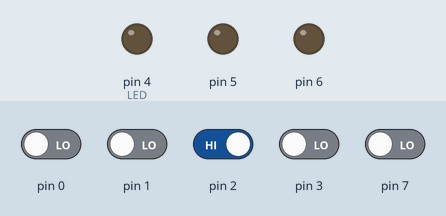
Simulated run of this sketch. Board: Arduino Uno, built for the host (arithmetic inside an expression is 32-bit, double 64-bit). Parts: output pins drawn as LEDs (lit = HIGH). Inputs (shaded band) come from the test bench; at power-on: pin 2 HIGH, pin 0, pin 1, pin 3, pin 7 LOW.

Above: at 1.2 s.
1.3 s: pin 2 driven LOW
At 2.1 s:
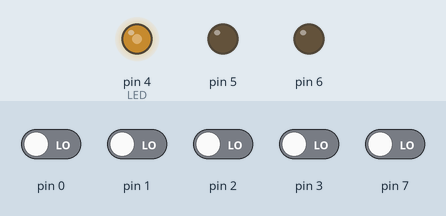
2.8 s: pin 2 driven HIGH
At 4.0 s:
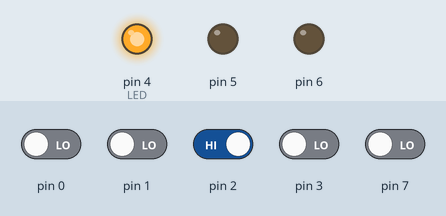
Timing chart, 0 to 5.8 s (numbered marks = the images above; inputs shaded):
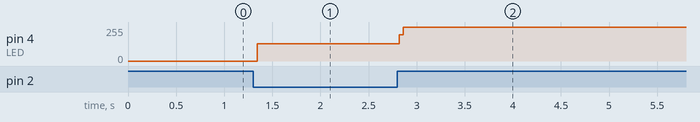

Measured:
- after the input at 1.3 s, pin 4 (LED): 0/255 → 128/255 at once
- after the input at 2.8 s, pin 4 (LED): 128/255 → 255/255 at once

The sketch:

Buttom.ino
```cpp
#include <avr/io.h>
#include <avr/interrupt.h>
#include <avr/sleep.h>
// sw PD2, led PD4 PD5 PD6
#define LED PD4
int main()
{
	//DDRB |= (1 << PB0);
	DDRD |= 0b01110000;
	DDRD &= ~(1 << PD2);
	while ( 1) {
		if ( !(PIND & (1<<PD2)) )
			PORTD |= (1 << LED);

		if ( !(PIND & (1<<PD2)) )
			PORTD &= ~(1 << LED);
	}

}
```
